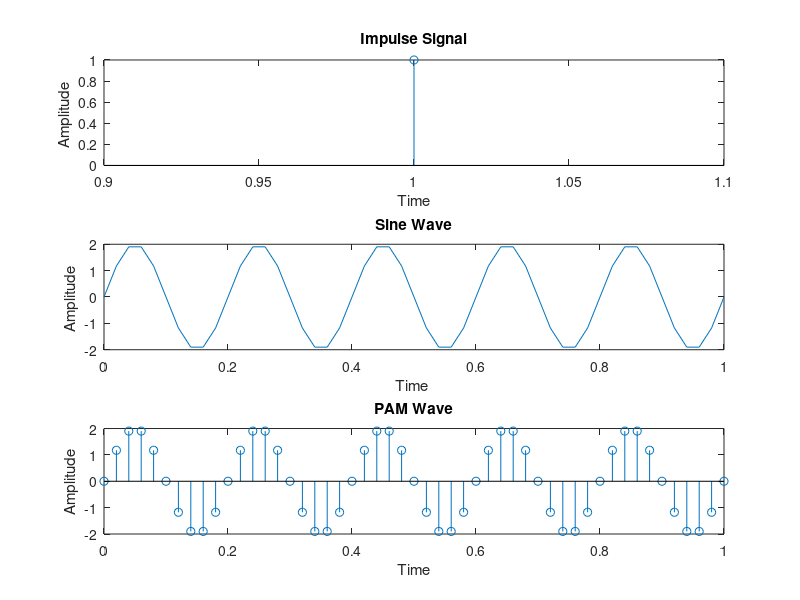

This chart was generated by the following MATLAB code:
%Sushant_b180062EC
clc;
close all;
clear all;
a = 2;
f = 5;
t = 0:0.02:1; 
x1 = 1; 
x2 = 2*sin(2*pi*f*t); 
y = x1.*x2; 
subplot(3,1,1);
stem(x1);
title('Impulse Signal');
xlabel('Time');
ylabel('Amplitude ');
subplot(3,1,2) 
plot(t,x2);
title('Sine Wave');
xlabel('Time ');
ylabel('Amplitude ');
subplot(3,1,3) 
stem(t,y);
title('PAM Wave');
xlabel('Time');
ylabel('Amplitude');
